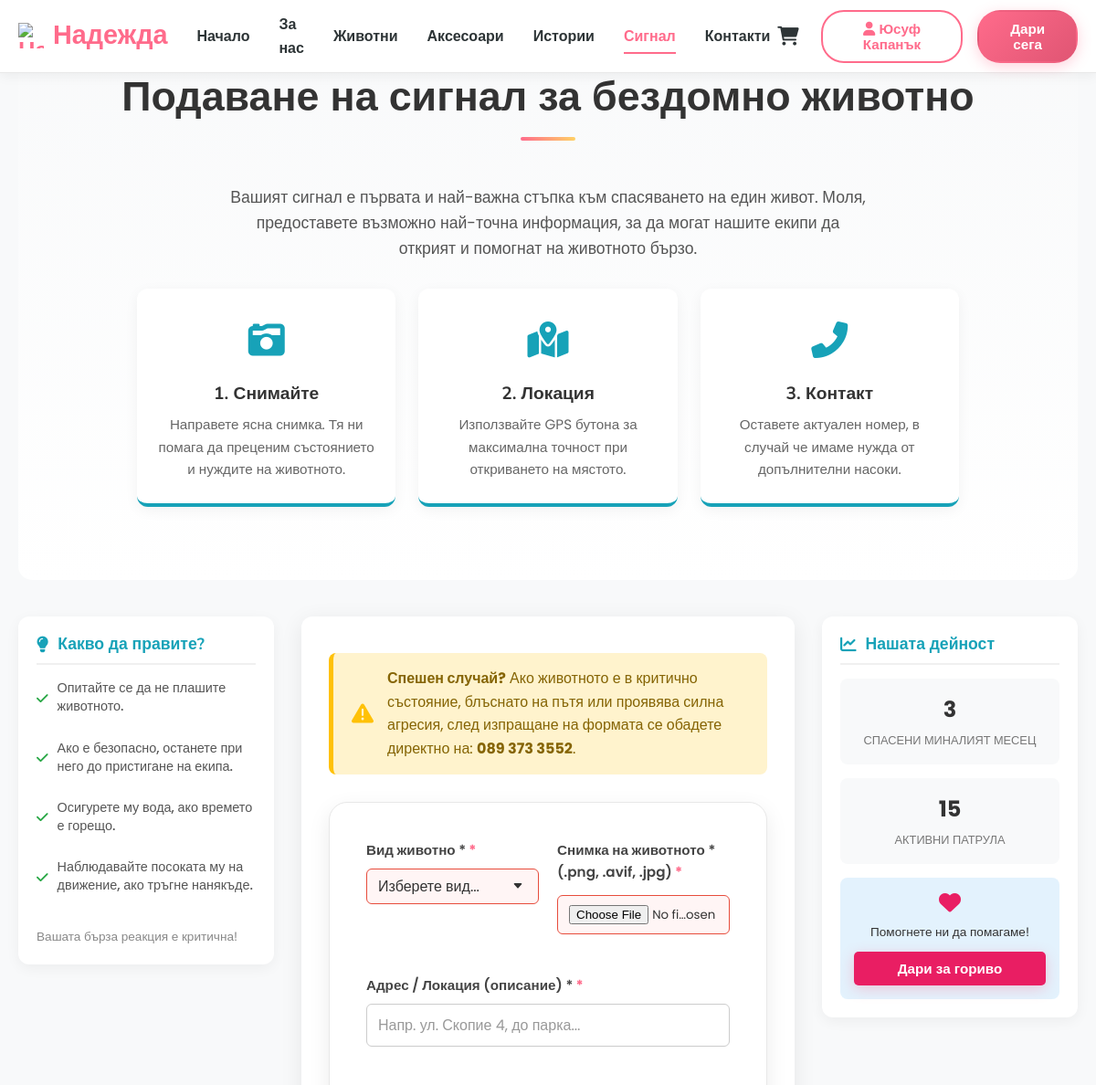
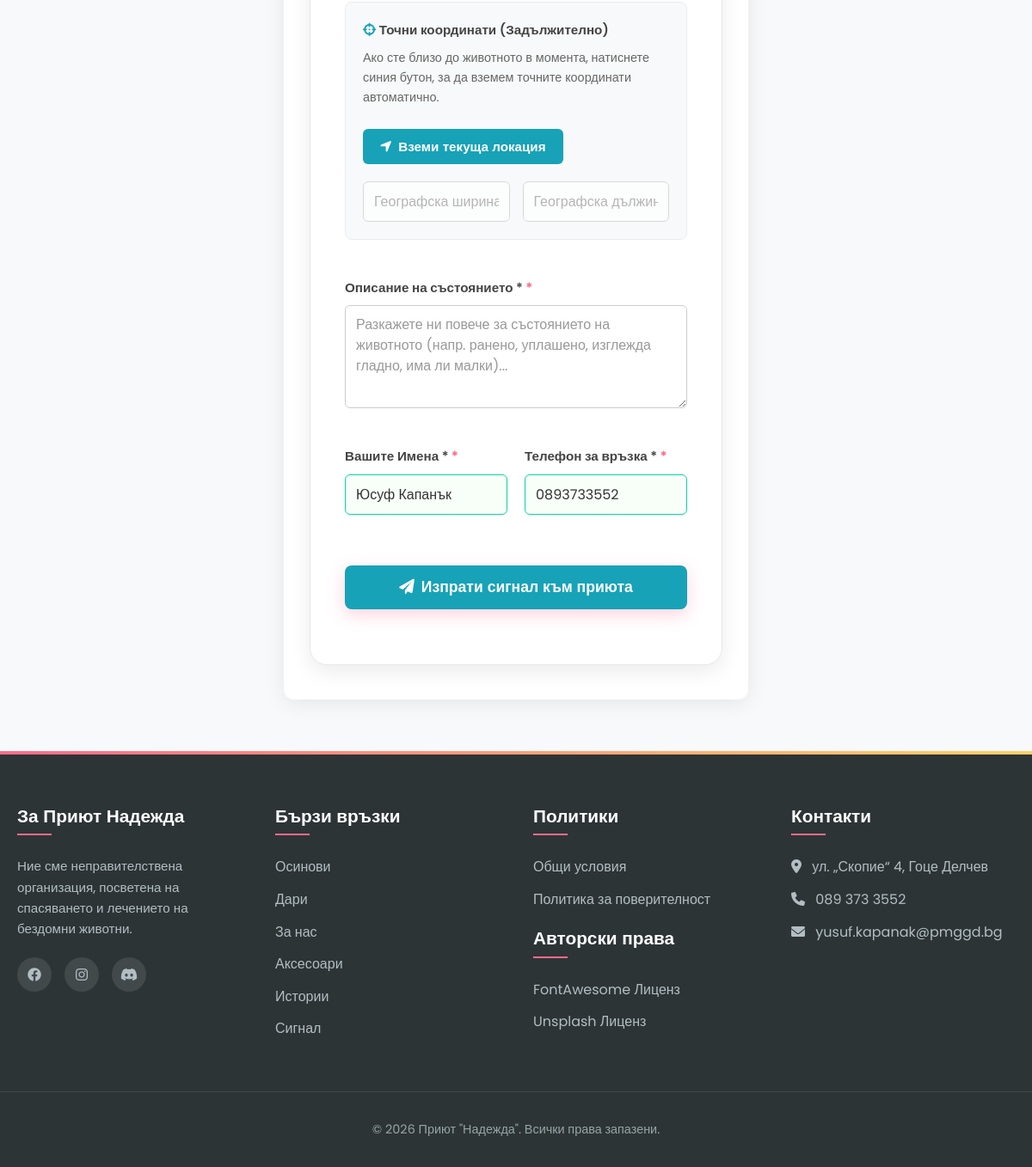
The page /signal.php (signed in) on the database its author committed (2 pictures, top to bottom).
### tables this page shows
CREATE TABLE `users` (
  `id` int(11) NOT NULL,
  `full_name` varchar(100) NOT NULL,
  `email` varchar(100) NOT NULL,
  `email_status` varchar(20) NOT NULL DEFAULT 'Не потвърден',
  `phone` varchar(20) DEFAULT NULL,
  `password` varchar(255) NOT NULL,
  `role` enum('Потребител','Администратор') DEFAULT 'Потребител',
  `created_at` timestamp NOT NULL DEFAULT current_timestamp(),
  `updated_at` timestamp NOT NULL DEFAULT current_timestamp() ON UPDATE current_timestamp(),
  `reset_token` varchar(64) DEFAULT NULL,
  `reset_token_expires_at` datetime DEFAULT NULL
);

### db_connect.php (called while the page is built, shortened)
<?php
$host = 'localhost';
$dbname = 'animal_shelter';
$username = 'root';
$password = '';
try {
    $pdo = new PDO("mysql:host=$host;dbname=$dbname;charset=utf8", $username, $password);
    $pdo->setAttribute(PDO::ATTR_ERRMODE, PDO::ERRMODE_EXCEPTION);
    $pdo->setAttribute(PDO::ATTR_DEFAULT_FETCH_MODE, PDO::FETCH_ASSOC);
} catch(PDOException $e) {
    die("Грешка при връзка с базата данни: " . $e->getMessage());
}
function escape($data) {
    return htmlspecialchars($data, ENT_QUOTES, 'UTF-8');
}
function isLoggedIn() {
    return isset($_SESSION['user_id']);
}
function getCurrentUser() {
    global $pdo;
    $stmt = $pdo->prepare("SELECT * FROM users WHERE id = ?");
    $stmt->execute([$_SESSION['user_id']]);
    return $stmt->fetch();
}
?>

### signal.php (the view, shortened to what this page needs)
<?php
require_once 'db_connect.php';
$rescuedLastMonth = 0;
try {
    $stmtRescued = $pdo->query("
        SELECT COUNT(*)
        FROM animals
        WHERE MONTH(created_at) = MONTH(CURRENT_DATE() - INTERVAL 1 MONTH)
          AND YEAR(created_at) = YEAR(CURRENT_DATE() - INTERVAL 1 MONTH)
    ");
    $rescuedLastMonth = (int)$stmtRescued->fetchColumn();
} catch (Exception $e) {
    $rescuedLastMonth = 0;
}
$currentUser = function_exists('isLoggedIn') && isLoggedIn() && function_exists('getCurrentUser') ? getCurrentUser() : null;
?>
<!DOCTYPE html>
<html lang="bg">
<head>
    <link rel="stylesheet" href="style.css">
    <link rel="stylesheet" href="https://cdnjs.cloudflare.com/ajax/libs/font-awesome/6.0.0/css/all.min.css">
</head>
<body>
    <nav>
        <div class="nav-container">
            <a href="index.php" class="logo"><img src="assets/logo/paw-solid-full.png" alt="Надежда logo" class="logo-img"> Надежда</a>
            <div class="nav-menu" id="navMenu">
                <ul class="nav-links">
                    <li><a href="index.php">Начало</a></li>
                    <li><a href="about.php">За нас</a></li>
                    <li><a href="animals.php">Животни</a></li>
                    <li><a href="accessories.php">Аксесоари</a></li>
                    <li><a href="stories.php">Истории</a></li>
                    <li><a href="signal.php" class="active">Сигнал</a></li>
                    <li><a href="contacts.php">Контакти</a></li>
                </ul>
                <div class="nav-actions">
                    <div class="cart-icon" onclick="openCart()">
                        <i class="fas fa-shopping-cart"></i>
                    </div>
                    <?php if (function_exists('isLoggedIn') && isLoggedIn()): ?>
                    <div class="user-dropdown">
                        <button class="login-btn">
                            <i class="fas fa-user"></i> <?php echo function_exists('escape') ? escape($currentUser['full_name']) : $currentUser['full_name']; ?>
                        </button>
                    </div>
                    <?php else: ?>
                    <button class="login-btn" onclick="location.href='login.php'">
                        <i class="fas fa-user"></i> Вход/Регистрация
                    </button>
                    <?php endif; ?>
                    <button class="donate-btn" onclick="location.href='donation.php'">Дари сега</button>
                </div>
            </div>
        </div>
    </nav>
    <main class="container">
        <section class="signal-hero">
            <h1 class="section-title">Подаване на сигнал за бездомно животно</h1>
            <p>Вашият сигнал е първата и най-важна стъпка към спасяването на един живот. Моля, предоставете възможно най-точна информация, за да могат нашите екипи да открият и помогнат на животното бързо.</p>
            <div class="signal-steps">
                <div class="step-card">
                    <div class="step-icon"><i class="fas fa-camera-retro"></i></div>
                    <h3>1. Снимайте</h3>
                    <p>Направете ясна снимка. Тя ни помага да преценим състоянието и нуждите на животното.</p>
                </div>
                <div class="step-card">
                    <div class="step-icon"><i class="fas fa-map-marked-alt"></i></div>
                    <h3>2. Локация</h3>
                    <p>Използвайте GPS бутона за максимална точност при откриването на мястото.</p>
                </div>
                <div class="step-card">
                    <div class="step-icon"><i class="fas fa-phone-alt"></i></div>
                    <h3>3. Контакт</h3>
                    <p>Оставете актуален номер, в случай че имаме нужда от допълнителни насоки.</p>
                </div>
            </div>
        </section>
        <div class="signal-layout">
            <aside class="side-panel">
                <h3><i class="fas fa-lightbulb"></i> Какво да правите?</h3>
                <ul class="info-list">
                    <li><i class="fas fa-check"></i> Опитайте се да не плашите животното.</li>
                    <li><i class="fas fa-check"></i> Ако е безопасно, останете при него до пристигане на екипа.</li>
                    <li><i class="fas fa-check"></i> Осигурете му вода, ако времето е горещо.</li>
                    <li><i class="fas fa-check"></i> Наблюдавайте посоката му на движение, ако тръгне нанякъде.</li>
                </ul>
                <div style="margin-top: 20px; font-size: 0.85rem; color: #888;">
                    <p>Вашата бърза реакция е критична!</p>
                </div>
            </aside>
            <div class="signal-container">
                <div class="emergency-alert">
                    <i class="fas fa-exclamation-triangle"></i>
                    <div>
                        <strong>Спешен случай?</strong> Ако животното е в критично състояние, блъснато на пътя или проявява силна агресия, след изпращане на формата се обадете директно на: <strong>089 373 3552</strong>.
                    </div>
                </div>
                <form method="POST" action="signal.php" enctype="multipart/form-data" id="signalForm">
                    <div class="form-grid">
                        <div class="form-group">
                            <label>Вид животно *</label>
                            <select name="animal_type" required>
                                <option value="" disabled selected>Изберете вид...</option>
                            </select>
                        </div>
                        <div class="form-group">
                            <label>Снимка на животното * (.png, .avif, .jpg)</label>
                            <input type="file" name="animal_image" id="animal_image" accept=".png, .avif, .jpg, .jpeg" required>
                        </div>
                        <div class="form-group full-width">
                            <label>Адрес / Локация (описание) *</label>
                            <input type="text" name="location_address" placeholder="Напр. ул. Скопие 4, до парка..." required>
                        </div>
                        <div class="form-group full-width" style="background: #f8f9fa; padding: 20px; border-radius: 8px; border: 1px solid #e9ecef;">
                            <label><i class="fas fa-crosshairs" style="color: #17a2b8;"></i> Точни координати (Задължително)</label>
                            <p style="font-size: 0.9rem; color: #666; margin-bottom: 15px;">Ако сте близо до животното в момента, натиснете синия бутон, за да вземем точните координати автоматично.</p>
                            <button type="button" class="location-btn" onclick="getLocation()">
                                <i class="fas fa-location-arrow"></i> Вземи текуща локация
                            </button>
                            <div class="coord-fields">
                                <input type="text" name="latitude" id="latitude" placeholder="Географска ширина (Latitude)" required readonly style="background: #fff;">
                                <input type="text" name="longitude" id="longitude" placeholder="Географска дължина (Longitude)" required readonly style="background: #fff;">
                            </div>
                        </div>
                        <div class="form-group full-width">
                            <label>Описание на състоянието *</label>
                            <textarea name="description" rows="4" placeholder="Разкажете ни повече за състоянието на животното (напр. ранено, уплашено, изглежда гладно, има ли малки)..." required></textarea>
                        </div>
                        <div class="form-group">
                            <label>Вашите Имена *</label>
                            <input type="text" name="reporter_name" placeholder="Име и Фамилия" required value="<?php echo $currentUser ? (function_exists('escape') ? escape($currentUser['full_name']) : $currentUser['full_name']) : ''; ?>">
                        </div>
                        <div class="form-group">
                            <label>Телефон за връзка *</label>
                            <input type="tel" name="reporter_phone" placeholder="089 123 4567" pattern="[0-9]{10}" maxlength="10" title="Точно 10 цифри" oninput="this.value=this.value.replace(/[^0-9]/g,'');" required value="<?php echo $currentUser ? (function_exists('escape') ? escape($currentUser['phone']) : $currentUser['phone']) : ''; ?>">
                        </div>
                        <div class="form-group full-width" style="text-align: center; margin-top: 15px;">
                            <button type="submit" name="submit_report" class="btn btn-primary" style="font-size: 1.1rem; padding: 15px 30px; width: 100%; border-radius: 8px; background: #17a2b8; color: #fff; border: none; cursor: pointer;">
                                <i class="fas fa-paper-plane"></i> Изпрати сигнал към приюта
                            </button>
                        </div>
                    </div>
                </form>
            </div>
            <aside class="side-panel">
                <h3><i class="fas fa-chart-line"></i> Нашата дейност</h3>
                <div class="stat-box">
                    <span><?php echo $rescuedLastMonth; ?></span>
                    <label>Спасени миналият месец</label>
                </div>
                <div class="stat-box">
                    <span>15</span>
                    <label>Активни патрула</label>
                </div>
                <div style="background: #e3f2fd; padding: 15px; border-radius: 8px; text-align: center;">
                    <i class="fas fa-heart" style="color: #e91e63; font-size: 1.5rem; margin-bottom: 10px;"></i>
                    <p style="font-size: 0.85rem; margin-bottom: 10px;">Помогнете ни да помагаме!</p>
                    <button class="donate-btn" style="width: 100%; background: #e91e63; color: white; border: none; padding: 10px; border-radius: 5px; cursor: pointer;" onclick="location.href='donation.php'">Дари за гориво</button>
                </div>
            </aside>
        </div>
    </main>
<footer>
        <div class="footer-content">
            <div class="footer-col">
                <h3>За Приют Надежда</h3>
                <p>Ние сме неправителствена организация, посветена на спасяването и лечението на бездомни животни.</p>
                <div class="social-icons">
                    <a href="https://www.facebook.com/yusuf.kapanak/"><i class="fab fa-facebook"></i></a>
                    <a href="https://www.instagram.com/y_kapanak/"><i class="fab fa-instagram"></i></a>
                    <a href="https://discord.com/users/776490369084031076"><i class="fab fa-discord"></i></a>
                </div>
            </div>
            <div class="footer-col">
                <h3>Бързи връзки</h3>
                <ul>
                    <li><a href="animals.php">Осинови</a></li>
                    <li><a href="#" onclick="quickDonate(50)">Дари</a></li>
                    <li><a href="about.php">За нас</a></li>
                    <li><a href="accessories.php">Аксесоари</a></li>
                    <li><a href="stories.php">Истории</a></li>
                    <li><a href="signal.php">Сигнал</a></li>
                </ul>
            </div>
            <div class="footer-col">
                <h3>Политики</h3>
                <ul>
                    <li><a href="terms.php">Общи условия</a></li>
                    <li><a href="privacy.php">Политика за поверителност</a></li>
                </ul>
                <h3 style="margin-top: 20px;">Авторски права</h3>
                <ul>
                    <li><a href="https://fontawesome.com/license/free">FontAwesome Лиценз</a></li>
                    <li><a href="https://unsplash.com/license">Unsplash Лиценз</a></li>
                </ul>
            </div>
            <div class="footer-col">
                <h3>Контакти</h3>
                <ul>
                    <li><i class="fas fa-map-marker-alt" style="margin-right: 8px;"></i> ул. „Скопие“ 4, Гоце Делчев</li>
                    <li><i class="fas fa-phone" style="margin-right: 8px;"></i> 089 373 3552</li>
                    <li><i class="fas fa-envelope" style="margin-right: 8px;"></i> yusuf.kapanak@pmggd.bg</li>
                </ul>
            </div>
        </div>
        <div class="copyright">
            <p>© 2026 Приют "Надежда". Всички права запазени.</p>
        </div>
    </footer>
</body>
</html>

### rows shown on the page
users: full_name "Юсуф Капанък", reporter_name "Юсуф Капанък", reporter_phone "0893733552"

### other values the page prints
$rescuedLastMonth "3"
